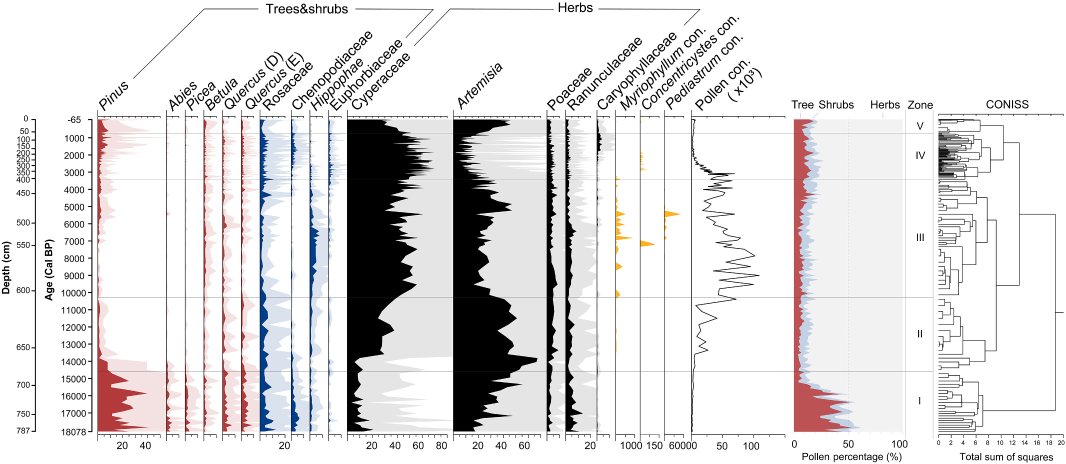
#> input picture tests/data/figures/real_plates/fig3_raw.jpeg, 2132 x 928 px, found by its file name (shown at 1/2 size)
$ python c2_fill_runs.py
#> lines starting #> are read from the running program, lines starting #| are printed output that depends on the picture; after the words box and inside, x2 and y2 are one past the last pixel; in counts of white or black regions, pixels touching at a corner belong together
### scripts/qa_review/common.py
"""Shared helpers for the qa_review probes.

Deliberately self-contained: no import from scripts/lead_probe, no reuse of
Lead's probe implementation.  Only ``straditize_core`` product code is imported
where the point of the check is "what does the *product* do".
"""

from __future__ import annotations

from pathlib import Path

import numpy as np
from PIL import Image

REPO = Path(__file__).resolve().parents[2]
FIG = REPO / "output" / "han2026_ngamring" / "fig3_raw.jpeg"

# Column geometry as measured by Lead (docs/findings/pollen-extraction-han2026.md §4).
# Reproduced here as *input to be tested*, not as ground truth.
LEAD_COLUMNS: list[tuple[str, int, int]] = [
    ("Pinus", 332, 38),
    ("Abies", 370, 37),
    ("Picea", 407, 38),
    ("Betula", 445, 37),
    ("Quercus_D", 482, 39),
    ("Quercus_E", 521, 61),
    ("Rosaceae", 582, 37),
    ("Chenopodiaceae", 619, 38),
    ("Hippophae", 657, 47),
    ("Euphorbiaceae", 704, 220),
    ("Cyperaceae", 924, 172),
    ("Artemisia", 1096, 37),
    ("Poaceae", 1133, 60),
    ("Ranunculaceae", 1193, 38),
    ("Caryophyllaceae", 1231, 49),
]

PLOT_TOP = 232
PLOT_BOTTOM = 862


def load_fig() -> Image.Image:
    return Image.open(FIG).convert("RGB")
#> returned value is the input picture: PIL image 2132x928 RGB; mean R, G, B 224.4, 222.6, 223.2


def load_rgb() -> np.ndarray:
    return np.asarray(load_fig(), dtype=np.uint8)


def load_gray() -> np.ndarray:
    return np.asarray(load_fig().convert("L"), dtype=np.uint8)


# [42 lines left out: functions my_otsu, my_otsu_skimage_equivalent, not called in this run]


def column_slice(x0: int, width: int) -> tuple[int, int]:
    return x0, x0 + width

### scripts/qa_review/c2_fill_runs.py
"""C2 (decisive): measure the fill the way a bar chart actually works.

For a percentage diagram each taxon column has a left rule; the filled area
grows rightward from that rule and the curve is its right edge.  So the fill on
row r is the contiguous non-white run that STARTS AT the left rule.

This is a direct measurement of the object under test.  It uses no luminance
proxy: each run pixel is labelled by its own colour, and the "solid vs shadow"
split is taken from that column's own colour distribution.
"""

from __future__ import annotations

import collections

import numpy as np
from common import LEAD_COLUMNS, PLOT_BOTTOM, PLOT_TOP, load_rgb

rgb = load_rgb().astype(float)
plot = rgb[PLOT_TOP:PLOT_BOTTOM + 1]
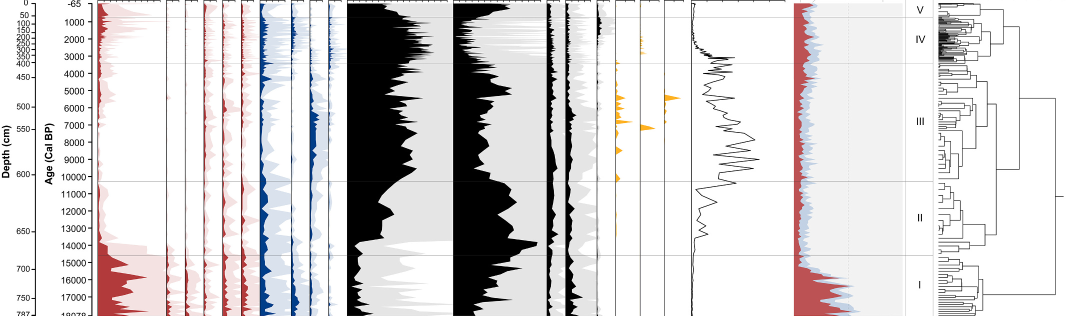
#> plot: shape (631, 2132, 3) float64 (shown at 1/2 size); mean R, G, B 215.9, 213.3, 214.2
H, W = plot.shape[:2]
#> H = 631; W = 2132
lum = plot.mean(-1)
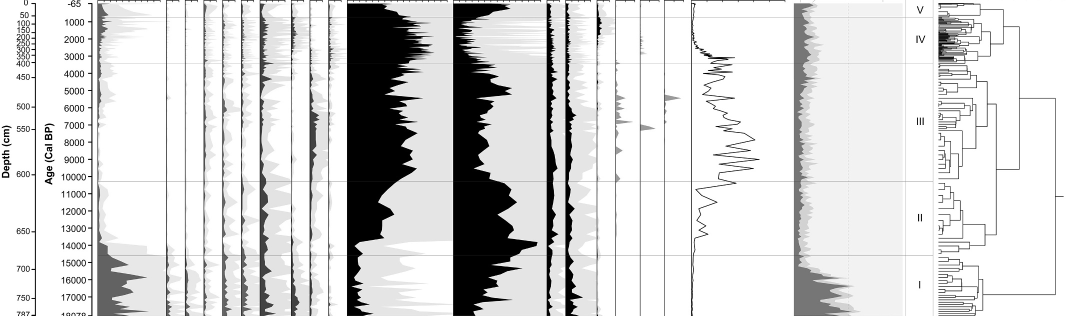
#> lum: shape (631, 2132) float64 (shown at 1/2 size); min 0, max 255, mean 214.5
nonwhite = lum <= 248
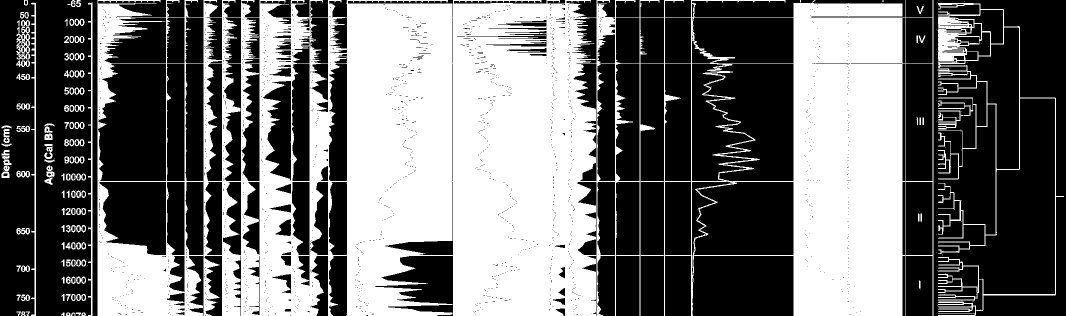
#> nonwhite: shape (631, 2132) bool (shown at 1/2 size); 44.3% white; 236 white regions (124 under 20 px), largest, box (x1, y1, x2, y2) and area: (195, 0, 1867, 631) 563628, (1875, 5, 2128, 631) 16586, (176, 5, 185, 631) 2196

# Left rules, detected independently by recon_layout.py (a rule = a column that
# is dark for >55% of the plot height).  For each column we take the leftmost
# rule at or before Lead's x0.
RULES = [332, 370, 408, 446, 483, 521, 582, 620, 657, 704, 924, 1096, 1133,
         1193, 1231]

print("Per-column fill measured as 'contiguous non-white run starting at the "
      "left rule'")
print("=" * 108)
print(f"{'#':>3} {'name':<17} {'rule_x':>6} {'w':>4} | {'fill_px':>8} | "
      f"{'Otsu<138':>9} {'cov':>7} | {'lum<=150':>9} {'cov':>7} | "
      f"colours of the fill (top-3)")
print("-" * 108)

results = []
for i, (name, x0, w) in enumerate(LEAD_COLUMNS, 1):
    rule = None
    for r in RULES:
        if r <= x0 + 3:
            rule = r
    if rule is None:
        rule = x0
    xr = rule - PLOT_TOP * 0  # absolute x inside plot
    fill_px = 0
    otsu_hit = 0
    lum150_hit = 0
    colour_counter = collections.Counter()
    for r in range(H):
        row_nw = nonwhite[r]
        # walk right from the rule; allow a 2px gap tolerance (antialiasing)
        if not row_nw[xr]:
            # the rule itself may be lighter; probe a small window
            probe = np.where(row_nw[xr:xr + 4])[0]
            if len(probe) == 0:
                continue
            start = xr + int(probe[0])
        else:
            start = xr
        end = start
        gap = 0
        k = start
        while k < W:
            if row_nw[k]:
                end = k
                gap = 0
            else:
                gap += 1
                if gap > 2:
                    break
            k += 1
        if end <= start:
            continue
        seg = plot[r, start:end + 1]
        fill_px += seg.shape[0]
        seg_lum = seg.mean(-1)
        otsu_hit += int((seg_lum < 138.0).sum())
        lum150_hit += int((seg_lum <= 150.0).sum())
        colour_counter.update(map(tuple, seg.astype(int).tolist()))
    cov_otsu = 100.0 * otsu_hit / fill_px if fill_px else float("nan")
    cov_150 = 100.0 * lum150_hit / fill_px if fill_px else float("nan")
    top = colour_counter.most_common(3)
    desc = ", ".join(f"RGB{c}:{n}" for c, n in top)
    results.append((i, name, rule, w, fill_px, cov_otsu, cov_150))
    print(f"{i:>3} {name:<17} {rule:>6} {w:>4} | {fill_px:>8} | "
          f"{otsu_hit:>9} {cov_otsu:>6.1f}% | {lum150_hit:>9} {cov_150:>6.1f}% | {desc}")
#> after the loop, results = 15 items

print()
print("SUMMARY")
fails_otsu = [r for r in results if r[5] < 90.0]
#> fails_otsu = 15 items
print(f"  columns with Otsu(138) coverage < 90%  : {len(fails_otsu)} / 15 "
      f"-> {[r[1] for r in fails_otsu]}")
#> (printed output is left out)
fails_150 = [r for r in results if r[6] < 90.0]
#> fails_150 = 15 items
print(f"  columns with lum<=150 coverage < 90%   : {len(fails_150)} / 15 "
      f"-> {[r[1] for r in fails_150]}")
#> (printed output is left out)
